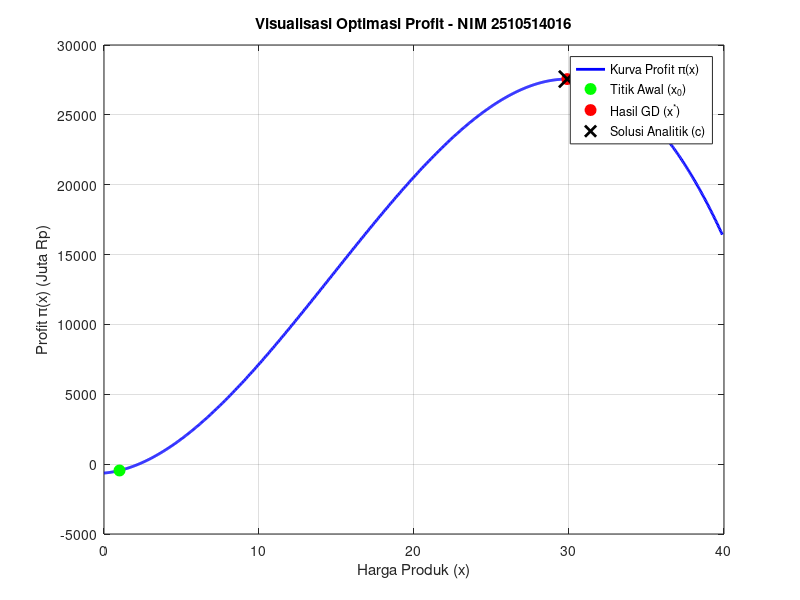
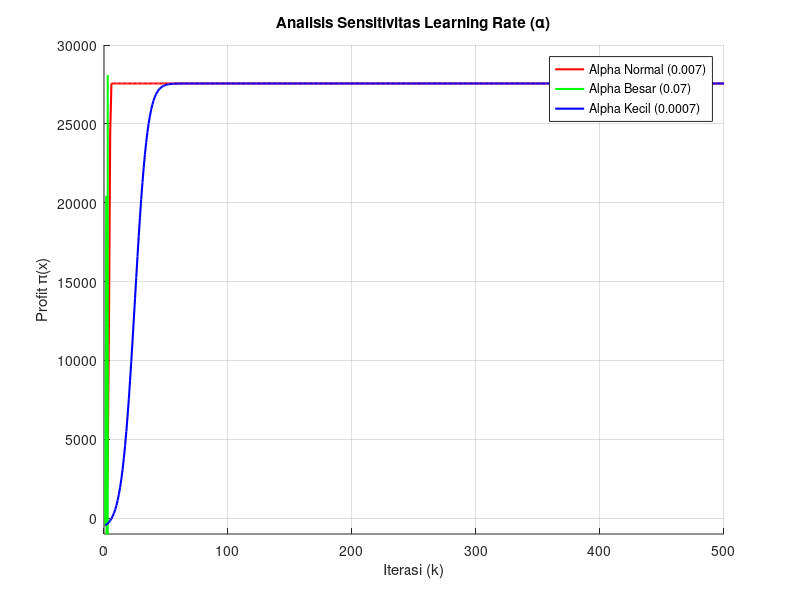

Recreate these plots in MATLAB, in order.
% ===================================================== 
%  UTS Matematika Sains Data — Semester Genap 2025/2026 
%  Soal 6 — Gradient Descent 
%  --------------------------------------------------- 
%  Nama  : [Sadewo Ahza Hasiqghani]
%  NIM   : 2510514016
%  Parameter: N=16, a=1, b=6, K=8, theta0=60, alpha=0.007 
%  Tanggal: 28 April 2026 
% ===================================================== 

clc; clear; close all; 

% 1. Parameter Personalisasi NIM ...16
N = 16; a = 1; b = 6; K = 8;
alpha_lr = 0.007; 
x0 = 1;
iters = 500;

% Definisi Fungsi Profit dan Turunannya
% pi(x) = -2x^3 + 88x^2 + 100x - 640
pi_func = @(x) -(a+1)*x.^3 + (b+5)*K*x.^2 + 100*x - (K^2*10);
% pi'(x) = -6x^2 + 176x + 100
dpi_func = @(x) -3*(a+1)*x.^2 + 2*(b+5)*K*x + 100;

% 2. Proses Gradient Descent (Alpha Normal)
history_x = zeros(iters, 1);
x_curr = x0;
for k = 1:iters
    history_x(k) = x_curr;
    x_curr = x_curr + alpha_lr * dpi_func(x_curr);
end
x_final_gd = x_curr;

% 3. Solusi Analitik (Hasil dari Soal 6.1 c)
% Menggunakan rumus ABC untuk -6x^2 + 176x + 100 = 0
A_q = -6; B_q = 176; C_q = 100;
D = B_q^2 - 4*A_q*C_q;
x_analitik = (-B_q - sqrt(D)) / (2*A_q); 

% VISUALISASI BAGIAN (e): Kurva Profit & Titik Optimasi
figure(1);
% Membuat rentang x untuk kurva (dari 0 sampai sedikit melewati x_final)
x_range = linspace(0, x_final_gd + 10, 1000);
plot(x_range, pi_func(x_range), 'b', 'LineWidth', 2); hold on;

% Menampilkan Titik Awal x0
plot(x0, pi_func(x0), 'go', 'MarkerFaceColor', 'g', 'MarkerSize', 8);

% Menampilkan Titik Akhir Gradient Descent x*
plot(x_final_gd, pi_func(x_final_gd), 'ro', 'MarkerFaceColor', 'r', 'MarkerSize', 8);

% Menampilkan Solusi Analitik (x dari bagian c)
plot(x_analitik, pi_func(x_analitik), 'kx', 'LineWidth', 2, 'MarkerSize', 12);

% Label dan Keterangan
title(['Visualisasi Optimasi Profit - NIM ', num2str(2510514016)]);
xlabel('Harga Produk (x)');
ylabel('Profit \pi(x) (Juta Rp)');
legend('Kurva Profit \pi(x)', 'Titik Awal (x_0)', 'Hasil GD (x^*)', 'Solusi Analitik (c)');
grid on;


% VISUALISASI Analisis Sensitivitas
alphas = [alpha_lr, 10*alpha_lr, 0.1*alpha_lr];
col = {'r', 'g', 'b'};
labels = {'Alpha Normal (0.007)', 'Alpha Besar (0.07)', 'Alpha Kecil (0.0007)'};

figure(2); hold on;
for i = 1:3
    temp_x = x0;
    temp_hist = zeros(iters, 1);
    for k = 1:iters
        temp_hist(k) = pi_func(temp_x);
        temp_x = temp_x + alphas(i) * dpi_func(temp_x);
    end
    plot(1:iters, temp_hist, col{i}, 'LineWidth', 1.5);
end
title('Analisis Sensitivitas Learning Rate (\alpha)');
xlabel('Iterasi (k)'); ylabel('Profit \pi(x)');
legend(labels);
grid on;

% Menampilkan hasil di Command Window
fprintf('--- Hasil Optimasi NIM 2510514016 ---\n');
fprintf('Titik Awal (x0)       : %.6f\n', x0);
fprintf('Hasil Akhir GD (x*)   : %.6f\n', x_final_gd);
fprintf('Solusi Analitik (x)   : %.6f\n', x_analitik);
fprintf('Profit Maksimum       : Rp%.2f Juta\n', pi_func(x_final_gd));

figure(2);
ylim([-1000, 30000]); % Membatasi sumbu Y agar fokus ke range profit normal
